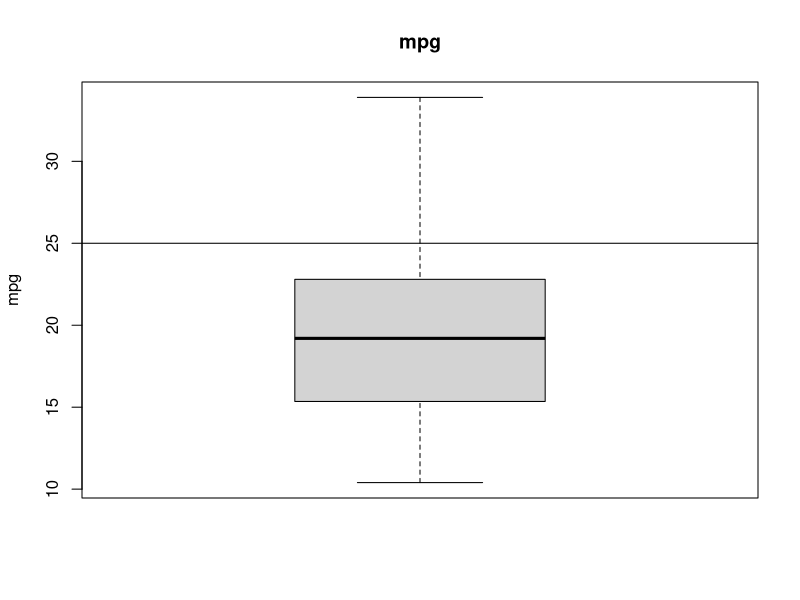
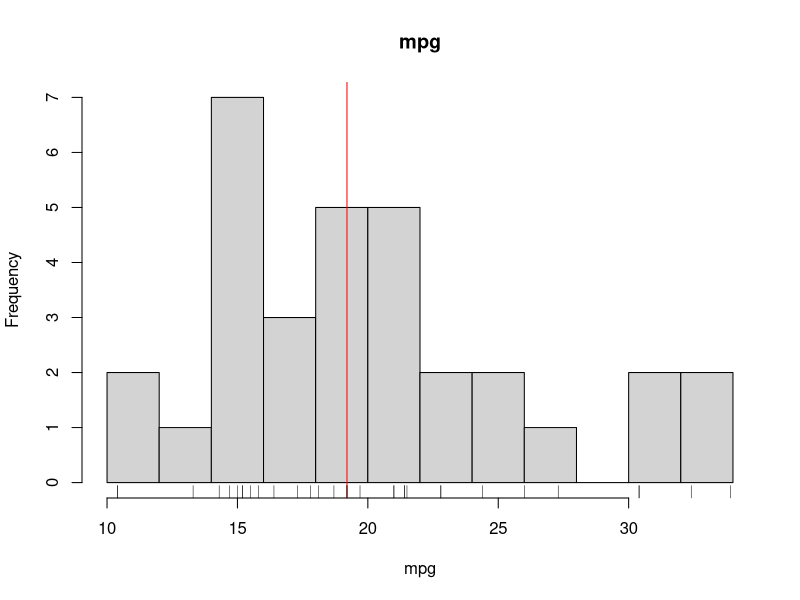
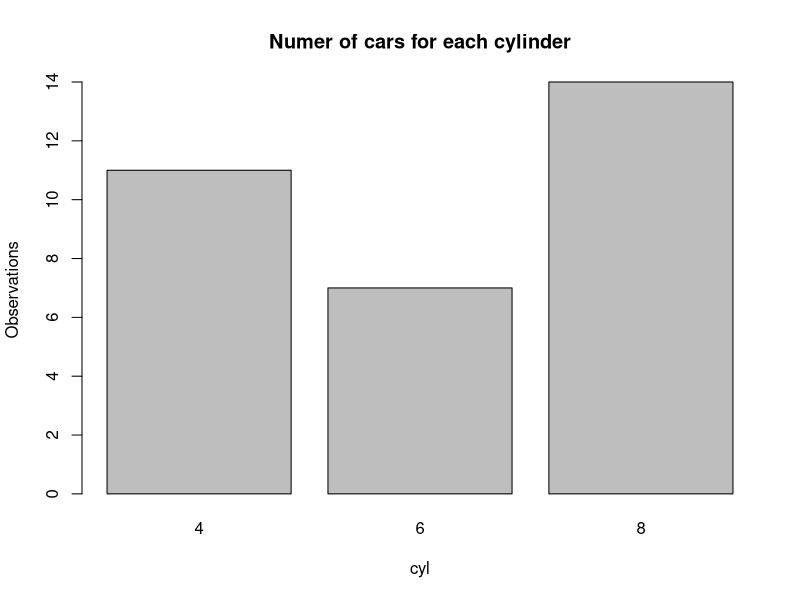
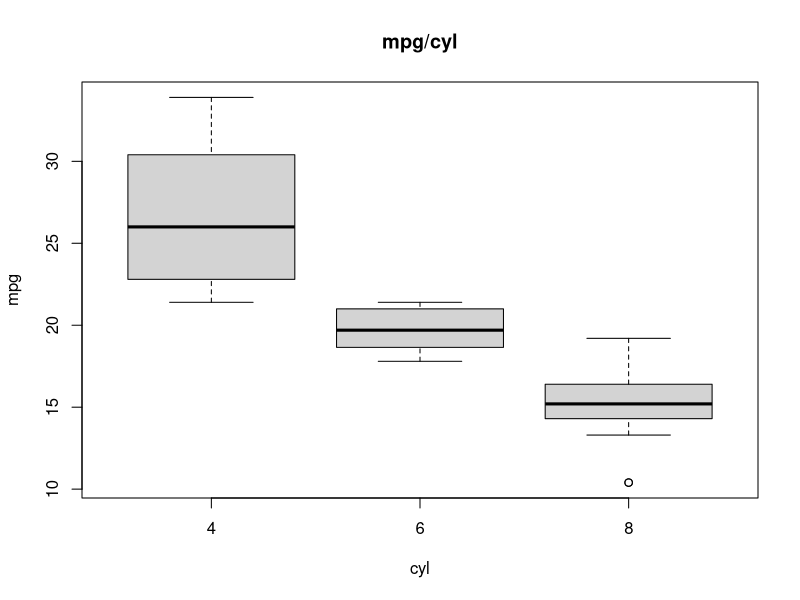
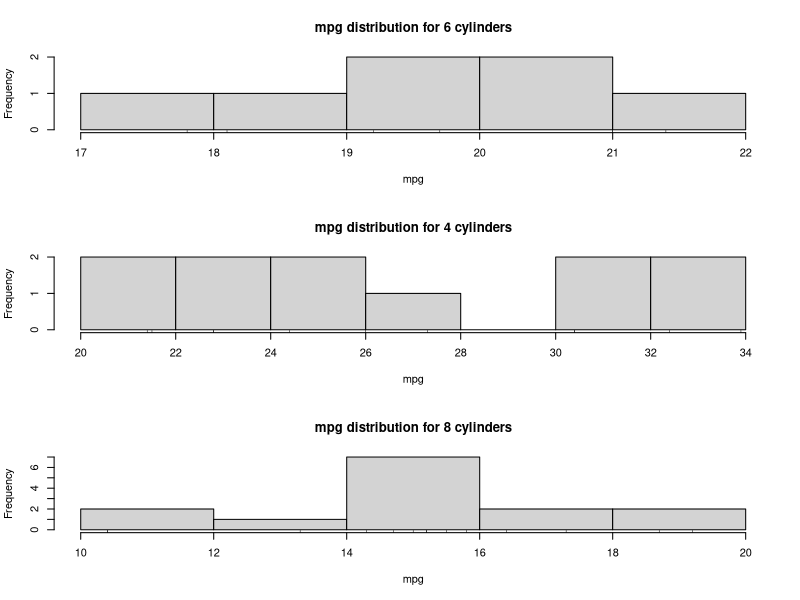
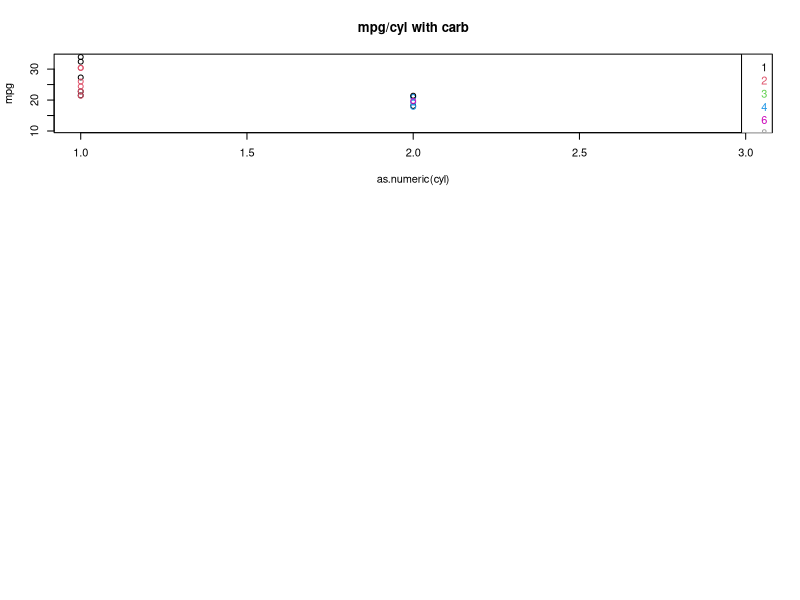
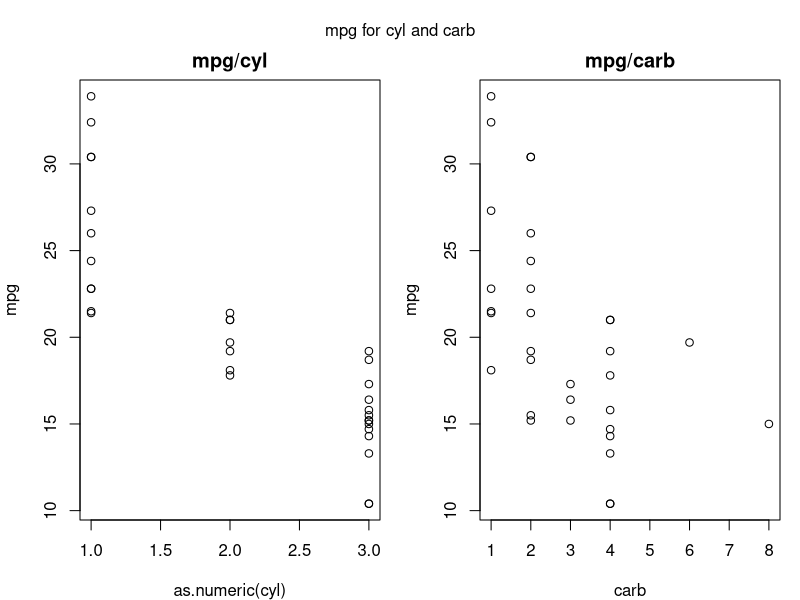
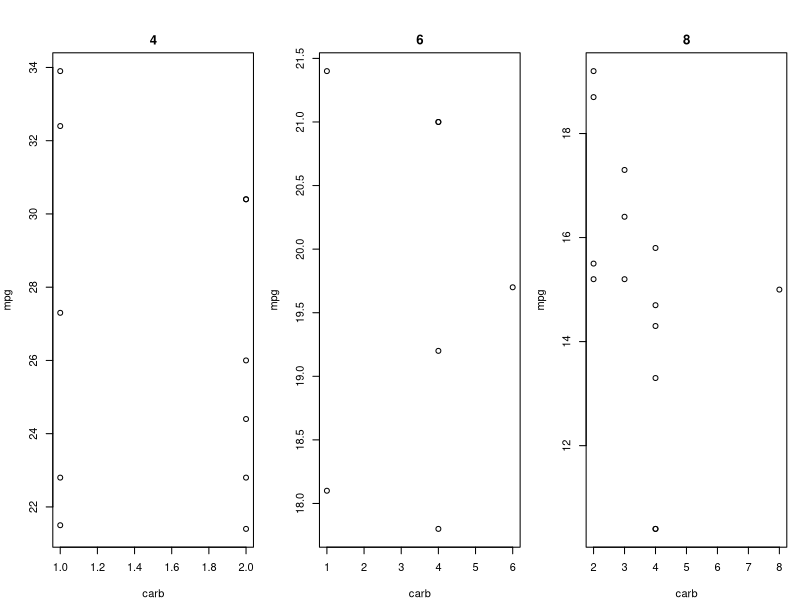

Write the R code that produced these figures, in order.
# ########################################################################################
# EDA - Exploratory data analysis
# 
# ########################################################################################


# ########################################################################################
# Libraries
# ########################################################################################

#http://www.r-graph-gallery.com/

###########################################################################################
# Data
###########################################################################################

#Get built in R dataset
data("mtcars")

###########################################################################################
# Data cleaning
###########################################################################################

#Data structure
str(mtcars)

#Preview
head(mtcars)

#Check for NA
sum(is.na(mtcars))

#Tranform numerical to factors if necessary
myMtcars<-transform(mtcars,cyl=factor(cyl))

###########################################################################################
# EDA
###########################################################################################

#Close all graphs
graphics.off()

#Plot to file
#pdf(file="myplot.pdf")
#plot instrctuins
#dev.off()

###########################################################################################
# 1 Dimension

#Distribution summary
summary(myMtcars)

#Boxplot
boxplot(myMtcars$mpg,main="mpg",ylab="mpg")
abline(h=25)

#Histogram
hist(myMtcars$mpg, breaks = 10,main="mpg",xlab="mpg")
abline(v=median(myMtcars$mpg),col="red")
rug(myMtcars$mpg)

#Bar plot
barplot(table(myMtcars$cyl),main="Numer of cars for each cylinder",xlab="cyl",ylab="Observations")

###########################################################################################
# >1 Dimensions

#Boxplot
boxplot(mpg ~ cyl, data = myMtcars,main="mpg/cyl",xlab="cyl",ylab="mpg")

#Histograms
nrows=length(unique(myMtcars$cyl))
ncols=1
par(mfrow=c(nrows,ncols))
for (cyl in unique(myMtcars$cyl)){
  hist(myMtcars$mpg[myMtcars$cyl==cyl],main = paste("mpg distribution for",cyl,"cylinders"),xlab="mpg")
  rug(myMtcars$mpg[myMtcars$cyl==cyl])
}

#Scatterplots
with(myMtcars, plot(as.numeric(cyl),mpg,col=carb,main="mpg/cyl with carb"))
legend("topright",legend=levels(factor(myMtcars$carb)),text.col=levels(factor(myMtcars$carb)))

par(mfrow=c(1,2),mar=c(4,4,2,1),oma=c(0,0,2,0))
with(myMtcars,{
  plot(as.numeric(cyl),mpg,main="mpg/cyl")
  plot(carb,mpg,main="mpg/carb")
  mtext("mpg for cyl and carb",outer = TRUE)
})

nrows=1
ncols=length(levels(myMtcars$cyl))
par(mfrow=c(nrows,ncols))
for (cyli in levels(myMtcars$cyl)){
  with(subset(myMtcars,cyl==cyli),plot(carb,mpg,main=cyli))
}

